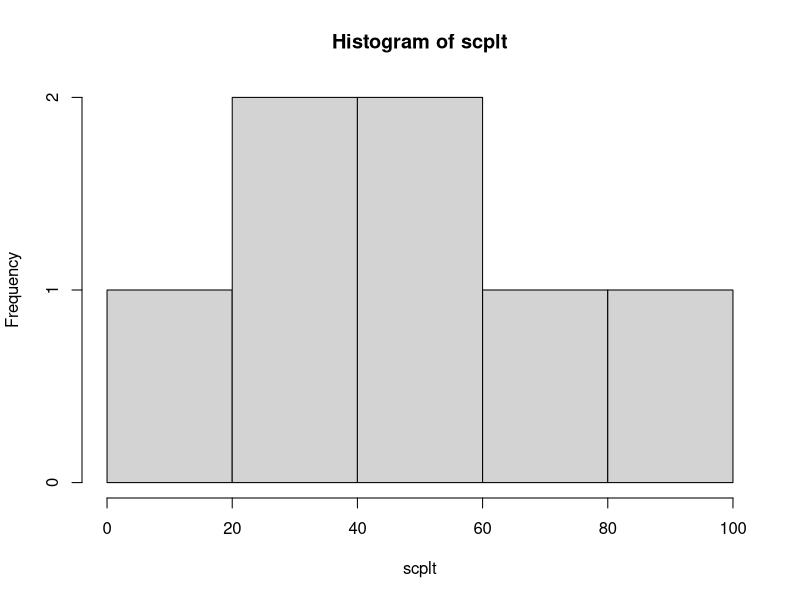
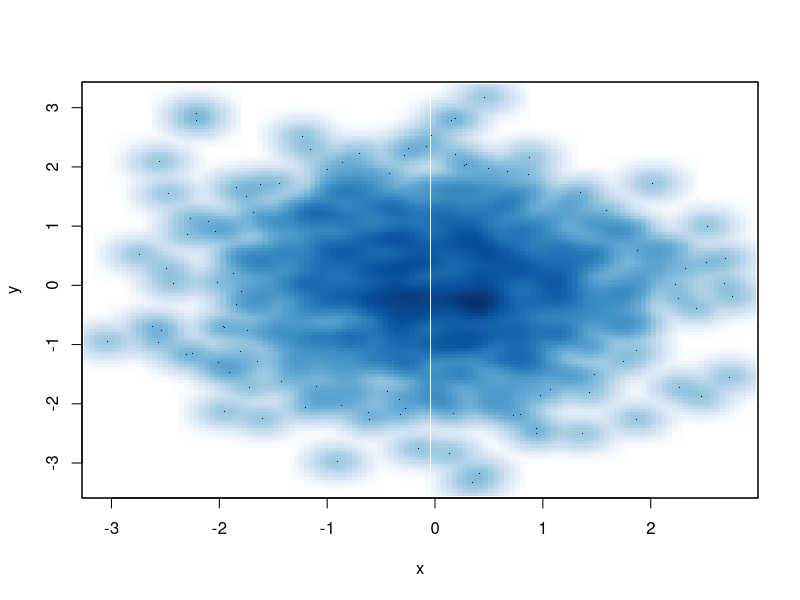
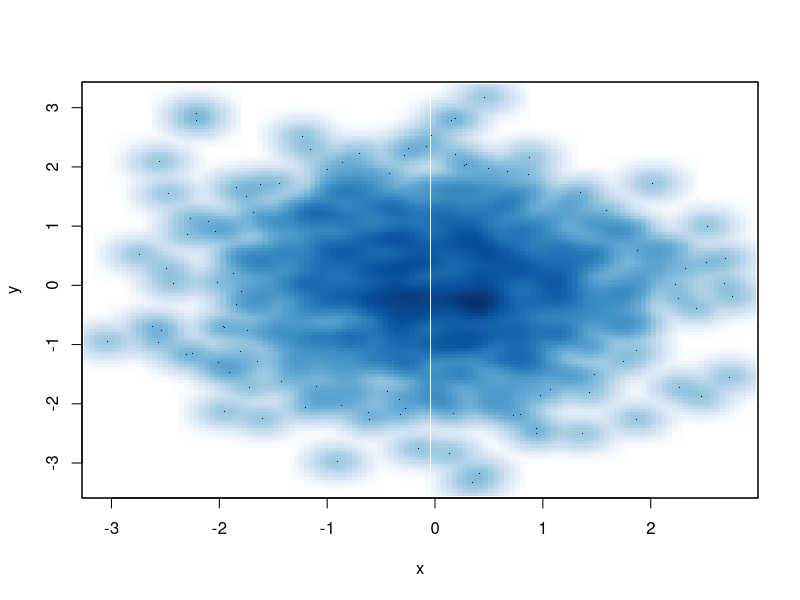

These charts were generated, in order, by the following R code:
scplt <-c(18,27,36,42,56,75,83)
hist(scplt)






set.seed(9)
x <- rnorm(1000)
y <- rnorm(1000)

smoothScatter(y ~ x)
smoothScatter(x,y)
